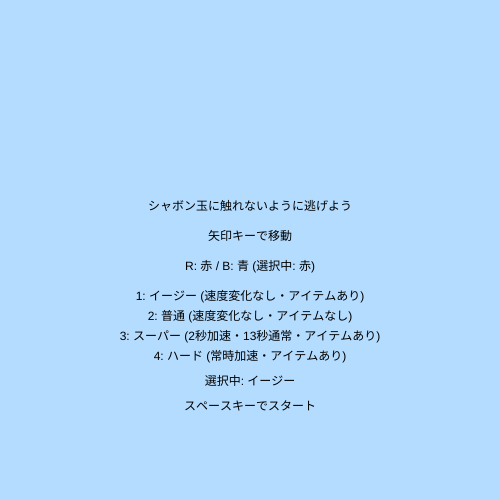
Frame 1 (no input)
Frame 60 (no input): identical to frame 1, image omitted
Frame 120 (the mouse pressed at the canvas centre since frame 60): identical to frame 1, image omitted

The p5.js sketch that drew this single still picture (run headless with seeded random() and noise() and a simulated clock; from frame 60 on, the mouse is pressed at the canvas centre):

// p5.js sketch
// ── sketch.js
let mode = 0;
let playerColor = "red";
let gameDifficulty = "easy";
let gameStartTime;
let itemX;
let itemY;
let itemSize = 20;
let itemAvailable;
let bubbleRestoreAt = null;
let playerRestoreAt = null;
let itemRespawnAt = null;
let invulnerableUntil = 0;
let activeEffectText = "";
let activeEffectUntil = 0;
let stage = 1;
let stageIntroStartTime = 0;
let movementKeys = {};
let movementListenersRegistered = false;
let playerX;
let playerY;
let playerRadius;
let playerOriginalRadius;
let bubbleX;
let bubbleY;
let bubbleRadius;
let bubbleOriginalRadius;
let bubbleDangerous;
let bubbleSpeedX;
let bubbleSpeedY;
const stageTwoObstacles = [
    { x: 105, y: 130, width: 38, height: 130 },
    { x: 350, y: 250, width: 38, height: 130 }
];

function setup() {
    createCanvas(500, 500);

    movementKeys = {};
    if (!movementListenersRegistered) {
        window.addEventListener("keydown", handleMovementKeyDown);
        window.addEventListener("keyup", handleMovementKeyUp);
        window.addEventListener("blur", clearMovementKeys);
        document.addEventListener("visibilitychange", clearMovementKeysWhenHidden);
        movementListenersRegistered = true;
    }
    stage = 1;
    stageIntroStartTime = 0;
    playerX = width / 2;
    playerY = height / 2;
    playerOriginalRadius = 15;
    playerRadius = playerOriginalRadius;

    itemAvailable = gameDifficulty != "normal";
    if (itemAvailable) {
        placeItem();
    }
    bubbleRestoreAt = null;
    playerRestoreAt = null;
    itemRespawnAt = null;
    invulnerableUntil = 0;
    activeEffectText = "";
    activeEffectUntil = 0;

    createBubbles();
}

function createBubbles() {
    bubbleX = [];
    bubbleY = [];
    bubbleRadius = [];
    bubbleOriginalRadius = [];
    bubbleDangerous = [];
    bubbleSpeedX = [];
    bubbleSpeedY = [];
    for (let i = 0; i < 10; i++) {
        // プレイヤーから少し離れた位置に出す
        let x = random(0, width);
        let y = random(0, height);
        while (dist(x, y, playerX, playerY) < 100) {
            x = random(0, width);
            y = random(0, height);
        }
        bubbleX.push(x);
        bubbleY.push(y);
        let radius = random(20, 40);
        bubbleRadius.push(radius);
        bubbleOriginalRadius.push(radius);
        bubbleDangerous.push(false);
        bubbleSpeedX.push(random(-2, 2));
        bubbleSpeedY.push(random(-2, 2));
    }
}

function draw() {
    background(180, 220, 255);

    if (mode == 0) {
        // スタート画面の表示
        fill(0);
        textAlign(CENTER);
        text("シャボン玉に触れないように逃げよう", width / 2, height / 2 - 40);
        text("矢印キーで移動", width / 2, height / 2 - 10);
        text("R: 赤 / B: 青 (選択中: " + (playerColor == "red" ? "赤" : "青") + ")", width / 2, height / 2 + 20);
        text("1: イージー (速度変化なし・アイテムあり)", width / 2, height / 2 + 50);
        text("2: 普通 (速度変化なし・アイテムなし)", width / 2, height / 2 + 70);
        text("3: スーパー (2秒加速・13秒通常・アイテムあり)", width / 2, height / 2 + 90);
        text("4: ハード (常時加速・アイテムあり)", width / 2, height / 2 + 110);
        let difficultyName = { easy: "イージー", normal: "普通", super: "スーパー", hard: "ハード" }[gameDifficulty];
        text("選択中: " + difficultyName, width / 2, height / 2 + 135);
        text("スペースキーでスタート", width / 2, height / 2 + 160);
    }

    if (mode == 1) {
        let currentTime = millis();
        let elapsedTime = currentTime - gameStartTime;
        if (stage == 1 && elapsedTime >= 60000) {
            stage = 2;
            stageIntroStartTime = currentTime;
            mode = 3;
            return;
        }
        let speedMultiplier = 1;
        if (gameDifficulty == "super" && elapsedTime % 15000 < 2000) {
            speedMultiplier = 1.5;
        } else if (gameDifficulty == "hard") {
            speedMultiplier = 2;
        }

        if (invulnerableUntil > 0 && currentTime >= invulnerableUntil) {
            invulnerableUntil = 0;
            for (let i = 0; i < bubbleDangerous.length; i++) {
                bubbleDangerous[i] = false;
            }
        }

        if (bubbleRestoreAt !== null && currentTime >= bubbleRestoreAt) {
            for (let i = 0; i < bubbleRadius.length; i++) {
                bubbleRadius[i] = bubbleOriginalRadius[i];
            }
            bubbleRestoreAt = null;
        }
        if (playerRestoreAt !== null && currentTime >= playerRestoreAt) {
            playerRadius = playerOriginalRadius;
            playerRestoreAt = null;
        }
        if (activeEffectText != "" && currentTime >= activeEffectUntil) {
            activeEffectText = "";
        }
        if (itemRespawnAt !== null && currentTime >= itemRespawnAt) {
            placeItem();
            itemAvailable = true;
            itemRespawnAt = null;
        }

        // プレイヤーをキーボードで動かす (02)
        let nextX = playerX;
        let nextY = playerY;
        if (movementKeys.ArrowLeft) {
            nextX -= 5;
        }
        if (movementKeys.ArrowRight) {
            nextX += 5;
        }
        if (movementKeys.ArrowUp) {
            nextY -= 5;
        }
        if (movementKeys.ArrowDown) {
            nextY += 5;
        }
        nextX = constrain(nextX, playerRadius, width - playerRadius);
        nextY = constrain(nextY, playerRadius, height - playerRadius);

        if (stage != 2 || !overlapsStageTwoObstacle(nextX, playerY)) {
            playerX = nextX;
        }
        if (stage != 2 || !overlapsStageTwoObstacle(playerX, nextY)) {
            playerY = nextY;
        }

        // シャボン玉を等速で動かし、画面の外に出たら反対側から出てくる (03)
    for(let i = 0; i < bubbleX.length; i++){
        bubbleX[i] = bubbleX[i] + bubbleSpeedX[i] * speedMultiplier;
        bubbleY[i] = bubbleY[i] + bubbleSpeedY[i] * speedMultiplier;

        if(bubbleX[i]<0) {
            bubbleX[i] = width;
        }
        if(bubbleX[i]>width) {
            bubbleX[i] = 0;
        }
        if(bubbleY[i]<0) {
            bubbleY[i] = height
        }
        if(bubbleY[i]>height) {
            bubbleY[i] = 0;
        }
    } 
        // アイテムを取るとシャボン玉が小さくなる
        if (itemAvailable) {
            let closestX = constrain(playerX, itemX, itemX + itemSize);
            let closestY = constrain(playerY, itemY, itemY + itemSize);
            let itemTouched = dist(playerX, playerY, closestX, closestY) < playerRadius;
            if (itemTouched) {
                itemAvailable = false;
                itemRespawnAt = currentTime + 20000;

                let effect = floor(random(3));
                if (effect == 0) {
                    for (let i = 0; i < bubbleRadius.length; i++) {
                        bubbleRadius[i] = max(8, bubbleOriginalRadius[i] * 0.7);
                    }
                    bubbleRestoreAt = currentTime + 25000;
                    activeEffectText = "シャボン玉縮小中";
                    activeEffectUntil = bubbleRestoreAt;
                } else if (effect == 1) {
                    playerRadius = playerOriginalRadius * 0.7;
                    playerRestoreAt = currentTime + 15000;
                    activeEffectText = "プレイヤー縮小中";
                    activeEffectUntil = playerRestoreAt;
                } else {
                    invulnerableUntil = currentTime + 10000;
                    activeEffectText = "無敵中";
                    activeEffectUntil = invulnerableUntil;
                    for (let i = 0; i < bubbleDangerous.length; i++) {
                        bubbleDangerous[i] = random(20) < 1;
                    }
                }
            }
        }

        // シャボン玉に触れたらゲームオーバー (04)
        for(let i=0; i< bubbleX.length; i++){
            if (dist(playerX, playerY, bubbleX[i], bubbleY[i]) < playerRadius + bubbleRadius[i]) {
                if (bubbleDangerous[i] || currentTime >= invulnerableUntil) {
                    mode = 2;
                }
            }
        }

        // アイテムを表示する
        if (itemAvailable) {
            fill(255, 220, 0);
            noStroke();
            rect(itemX, itemY, itemSize, itemSize);
        }

        // プレイヤーを表示する
        if (playerColor == "red") {
            fill(255, 0, 0);
        } else {
            fill(0, 0, 255);
        }
        noStroke();
        circle(playerX, playerY, playerRadius * 2);

        // シャボン玉を表示する
        noFill();
        strokeWeight(2);
        for (let i = 0; i < bubbleX.length; i++) {
            if (bubbleDangerous[i]) {
                stroke(0, 200, 0);
            } else {
                stroke(255);
            }
            circle(bubbleX[i], bubbleY[i], bubbleRadius[i] * 2);
        }

        if (stage == 2) {
            fill(80);
            noStroke();
            for (const obstacle of stageTwoObstacles) {
                rect(obstacle.x, obstacle.y, obstacle.width, obstacle.height);
            }
        }

        if (speedMultiplier > 1) {
            fill(0);
            noStroke();
            textAlign(CENTER);
            text("スピードアップ中!", width / 2, 30);
        }
        if (activeEffectText != "") {
            fill(0);
            noStroke();
            textAlign(CENTER);
            text(activeEffectText, width / 2, 55);
        }
        if (bubbleDangerous.some(isDangerous => isDangerous)) {
            fill(0);
            noStroke();
            textAlign(CENTER);
            text("接近中！", width / 2, 80);
        }
    }

    if (mode == 2) {
        // 終了画面の表示
        fill(0);
        noStroke();
        textAlign(CENTER);
        text("ゲームオーバー", width / 2, height / 2 - 20);
        text("スペースキーでスタート画面に戻る", width / 2, height / 2 + 20);
    }

    if (mode == 3) {
        let introElapsed = millis() - stageIntroStartTime;
        let introProgress = constrain(introElapsed / 2000, 0, 1);
        fill(0);
        noStroke();
        textAlign(CENTER, CENTER);
        textSize(lerp(130, 32, introProgress));
        text("STAGE2", width / 2, height / 2);
        textSize(12);

        if (introElapsed >= 2000) {
            mode = 1;
            gameStartTime = millis();
            clearMovementKeys();
            playerX = width / 2;
            playerY = height / 2;
            for (let i = 0; i < bubbleX.length; i++) {
                if (dist(playerX, playerY, bubbleX[i], bubbleY[i]) < playerRadius + bubbleRadius[i]) {
                    let x = random(0, width);
                    let y = random(0, height);
                    while (dist(x, y, playerX, playerY) < 100) {
                        x = random(0, width);
                        y = random(0, height);
                    }
                    bubbleX[i] = x;
                    bubbleY[i] = y;
                }
            }
        }
    }
}

function placeItem() {
    itemX = random(itemSize, width - itemSize * 2);
    itemY = random(itemSize, height - itemSize * 2);
    while (dist(itemX + itemSize / 2, itemY + itemSize / 2, playerX, playerY) < 100) {
        itemX = random(itemSize, width - itemSize * 2);
        itemY = random(itemSize, height - itemSize * 2);
    }
}

function overlapsStageTwoObstacle(x, y) {
    for (const obstacle of stageTwoObstacles) {
        let closestX = constrain(x, obstacle.x, obstacle.x + obstacle.width);
        let closestY = constrain(y, obstacle.y, obstacle.y + obstacle.height);
        if (dist(x, y, closestX, closestY) < playerRadius) {
            return true;
        }
    }
    return false;
}

function clearMovementKeys() {
    movementKeys = {};
}

function handleMovementKeyDown(event) {
    if (!event.code.startsWith("Arrow")) {
        return;
    }

    event.preventDefault();
    if (mode == 1) {
        movementKeys[event.code] = true;
    }
}

function handleMovementKeyUp(event) {
    if (event.code.startsWith("Arrow")) {
        delete movementKeys[event.code];
        event.preventDefault();
    }
}

function clearMovementKeysWhenHidden() {
    if (document.hidden) {
        clearMovementKeys();
    }
}

function keyPressed() {
    if (mode == 0 && key == "1") {
        gameDifficulty = "easy";
    }
    if (mode == 0 && key == "2") {
        gameDifficulty = "normal";
    }
    if (mode == 0 && key == "3") {
        gameDifficulty = "super";
    }
    if (mode == 0 && key == "4") {
        gameDifficulty = "hard";
    }
    if (mode == 0 && (key == "r" || key == "R")) {
        playerColor = "red";
    }
    if (mode == 0 && (key == "b" || key == "B")) {
        playerColor = "blue";
    }

    if (key == " ") {
        if (mode == 0) {
            // 変数を初期化してプレイ画面へ
            setup();
            mode = 1;
            gameStartTime = millis();
        }
        if (mode == 2) {
            // スタート画面に戻る
            mode = 0;
        }
    }

}
